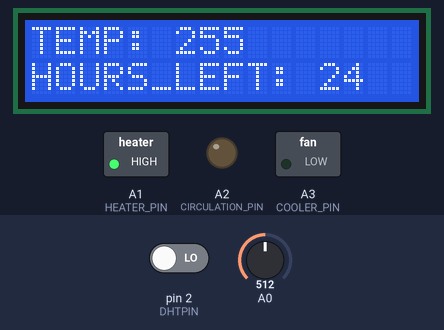
A sketch run on a simulated Arduino Uno, built with avr-gcc and run on an emulated ATmega328P. On the bench: 16×2 character LCD, switched loads named in the sketch (green lamp = pin HIGH), output pins drawn as LEDs (lit = HIGH). Wiring (inferred from the names in the program): DS3231 clock at I2C address 0x68. The inputs (shaded band) are chosen by the test bench; at power-on: A0 = 512, pin 2 (DHTPIN) LOW. The local clock reads 2024-03-15 10:24:30 at power-on unless the sketch sets it; EEPROM starts erased.

Above: at 0.6 s.
At 5.7 s:
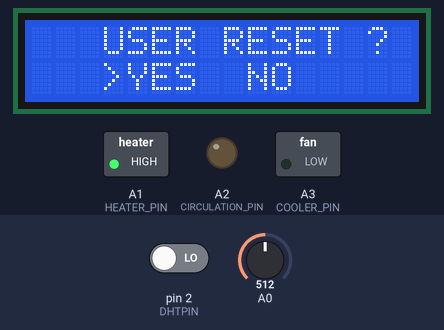
5.8 s: A0 set to 702
7.3 s: A0 set to 729
At 7.77 s:
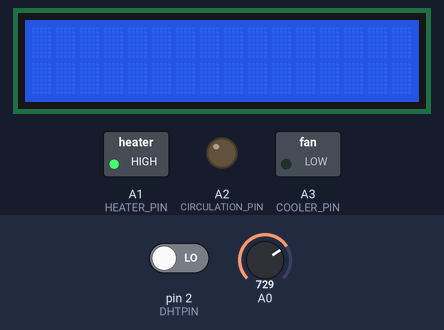
At 8.6 s:
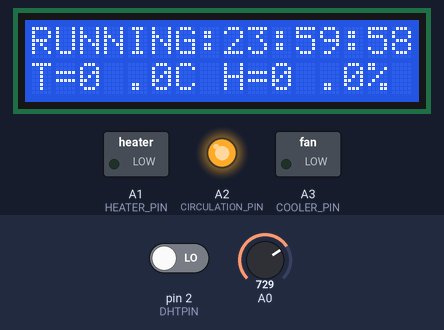
Timing chart, 0 to 10.3 s (numbered marks = the images above; inputs shaded):
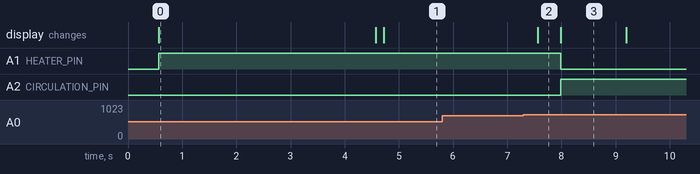

The sketch:

fds_simple.ino
```cpp
/*
Fruit dehydratation system simple version - fds_simple

Grigorije Vesic EE10/2015
Software development started 6.8.2023.
*/


/*Libraries*/

/*2x16 LCD display library*/
#include <LiquidCrystal.h>

/*I2C library*/
#include <Wire.h>

/*WatchDog timer library*/
#include <avr/wdt.h>

/*EEPROM library*/
#include <EEPROM.h>

/*------------------------ MACROS -------------------------*/

#define TEMP_DEFAULT 55
#define HOURS_DEFAULT 24
#define HEAT_RANGE 10
#define HUMI_RANGE 100
#define HUMI_LIMIT 750
/*All temps are multipled by 10 that is why HEAT_RANGE is 10 -> 1C*/
/*All humidities are multipled by 10 that is why HUMI_RANGE is 100 -> 10%*/


#define DHTPIN 2
#define HEATER_PIN A1
#define CIRCULATION_PIN A2
#define COOLER_PIN A3

#define DS3231_I2C_ADDRESS 0x68
#define changeHexToInt(hex) ((((hex)>>4)*10)+((hex)%16))


/*--------------------- GLOBAL VARIABLES -------------------*/

byte target_temp = TEMP_DEFAULT;
byte target_hours = HOURS_DEFAULT;
byte target_feature = 1;
bool start_sig = 0;

byte ds3231_Store[7] = {0};
byte init3231_Store[7]={0x01,0x00,0x00,0x01,0x01,0x01,0x01};//setting time to 00:00:01, day 1, month 1, year 1;

bool heater_permit = 1;
bool cooler_permit = 0;

int temperature = 0;
int humidity = 0;

bool rst_flag = 0;
bool rst_type = 0;

byte recovery_counter = 0;

LiquidCrystal lcd(8,9,4,5,6,7);


//------------------- function declarations -----------------------

void system_idle(byte *);
void system_running(void);

byte button_read(void);

void set_parameters(byte *);
void set_temp(byte *);
void set_hours(byte *);
void set_feature(byte *);
void start_system(byte *);
void idle_print(void);
void dht_read(void);

void DS3231_settime(void);
void DS3231_init(void);
void DS3231_Readtime(void);

byte time_display(void);

void heater_control(int *);
void circulation_control(void);
void back_cooler_control(int *);

void running_temp_print(void);
void running_humi_print(void);


void hours_left_backup(byte *);
void target_temp_backup(void);
void rst_recovery(void);
void rst_recovery_manage(byte *);
void rst_print(void);

void clear_backup_data(void);
//------------------------ SETUP FUNCTION -------------------------

void setup() {

  //LIBRARY INITIALIZATION
  Wire.begin();
  lcd.begin(16,2);

  lcd.setCursor(0,0);
  lcd.print("System starting..");
  //DS3231_init();
  delay(500);
  //lcd.clear();

  // put your setup code here, to run once:

  pinMode(HEATER_PIN, OUTPUT);
  digitalWrite(HEATER_PIN, HIGH);//relay module is turned off with HIGH signal


  pinMode(CIRCULATION_PIN, OUTPUT);
  digitalWrite(CIRCULATION_PIN, LOW);//air circulation is turned off

  pinMode(COOLER_PIN, OUTPUT);
  digitalWrite(COOLER_PIN, LOW);//back cooler is turned off

  //watchdog timer functionality
  wdt_disable();

  rst_recovery(); //loading values from rtc backup registers

  delay(3000); //important delay to avoid reboot loop
  wdt_enable(WDTO_8S); //set watchdog timer at 8 seconds


  lcd.clear();
}


//---------WHILE(1)----------

void loop() {
  // put your main code here, to run repeatedly:

  //reading buttons
  byte button = 0;
  button = button_read();


  if(rst_flag == 1){
    if(recovery_counter<100){
      rst_recovery_manage(&button);
      recovery_counter++;
      delay(60); //system will wait for 6 seconds after reset for some action from user, if not it will resume like it was automatic reset
      if(rst_flag == 0) {recovery_counter = 0; goto label;}
    }
    else
    {
      rst_flag = 0;
      recovery_counter = 0;
      start_sig = 1; //system starts automatically after 6 seconds, if no user actions
      DS3231_init();//initializing time to start from zero
    }
  }


  if(rst_flag == 0)
  {
    //SYSTEM OPERATING IN REGARD START/STOP
    if(start_sig == 1)
    {
      //SYSTEM RUNNING
      system_running();
    }
    else
    {
      //SYSTEM IDLING
      system_idle(&button);
    }
  }
  //important label if user chooses user reset to prevent system from starting in system_idle function with default values
  label:

  /***********WATCHDOG TIMER RESET*********/
  wdt_reset();

}


//--------------------- SYSTEM OPERATING FUNCTIONS -----------------------

//system running
void system_running(void)
{
    dht_read();

    lcd.clear();
    lcd.print("RUNNING:");

    //TEMPERATURE PRINTING
    running_temp_print();

    //HUMIDITY PRINTING
    running_humi_print();


    //HEATER CONTROL FUNCTION
    heater_control(&temperature);

    //CIRCULATION FAN CONTROL FUNCTION
    circulation_control();

    //BACK-COOLER CONTROL FUNCTION
    back_cooler_control(&humidity);

    //TIME DISPLAYING FUNCTION
    byte hours = time_display();
    if(hours == 0) start_sig = 0;

    hours_left_backup(&hours);//save remaining hours to rtc register at every iteration

    delay(1000);
}


//system idling
void system_idle(byte *btn)
{
  byte tmp_btn = *btn;
  lcd.setCursor(0,0);


  heater_control(&temperature);
  circulation_control();
  back_cooler_control(&humidity);

  set_parameters(&tmp_btn);

  idle_print();

  start_system(&tmp_btn);

  if(tmp_btn!=0) lcd.clear();

}


//------------------------ SYSTEM FUNCTIONS -------------------------

void idle_print(void)
{
//SYSTEM IDLING
  lcd.setCursor(1,1);
  lcd.print("T[C]=");
  lcd.setCursor(6,1);
  lcd.print(target_temp);

  lcd.setCursor(9,1);
  lcd.print("t[h]=");
  lcd.setCursor(14,1);
  lcd.print(target_hours);

}

void start_system(byte *btn)
{
  byte tmp_btn = *btn;
  if(tmp_btn == 1)
  {
    //start, button = 1 -> SELECT pressed
    start_sig = 1;
    DS3231_init(); //INITIALIZE TIME AS 00:01:01 day 1 when system start working IMPORTANT
    lcd.clear();

    target_temp_backup(); //save determined target temperature to EEPROM, just once before start
  }
}


void set_parameters(byte *btn)
{
  byte tmp_btn = *btn;
  if(tmp_btn != 1){
    //do not start, button != 1 -> SELECT not pressed

        lcd.print("Set parameters:");
        set_feature(&tmp_btn);
        switch(target_feature)
        {
          case 1:{
            set_temp(&tmp_btn);//SETTING OF TEMPERATURE
            lcd.setCursor(0,1);
            lcd.print(">");
            break;
            }
          case 2:{
            set_hours(&tmp_btn);//SETTING OF RUNNING HOURS
            lcd.setCursor(8,1);
            lcd.print(">");
            break;
            }
          default: break;
        }

    }
}


void running_temp_print(void)
{
    //TEMPERATURE PRINTING
    byte t_main = 0;
    byte t_decimal = 0;
    t_main = temperature / 10;
    t_decimal = temperature % 10;

    lcd.setCursor(0,1);
    lcd.print("T=");
    lcd.setCursor(2,1);
    lcd.print(t_main);
    lcd.setCursor(4,1);
    lcd.print(".");
    lcd.setCursor(5,1);
    lcd.print(t_decimal);
    lcd.setCursor(6,1);
    lcd.print("C");
}


void running_humi_print(void)
{
    //HUMIDITY PRINTING
    byte h_main = 0;
    byte h_decimal = 0;
    h_main = humidity / 10;
    h_decimal = humidity % 10;

    lcd.setCursor(8,1);
    lcd.print("H=");
    lcd.setCursor(10,1);
    lcd.print(h_main);
    lcd.setCursor(12,1);
    lcd.print(".");
    lcd.setCursor(13,1);
    lcd.print(h_decimal);
    lcd.setCursor(14,1);
    lcd.print("%");
}


byte time_display(void)
{
    DS3231_Readtime();//current time read and placed into global array

    byte seconds = 0;
    byte minutes = 0;
    byte hours = 0;

    byte hours_print_tmp = 0;

    seconds = abs(ds3231_Store[0] - 59);
    minutes = abs(ds3231_Store[1] - 59);


    switch(ds3231_Store[3])
    {
      //just initialize time at 1 hour from the start???????? no, hours_tmp = hours - 1;
      case 1: {hours = target_hours - ds3231_Store[2]; break;} //eventually subtract 1 from target_hours - ds3231_Store[2], make hours int and STOP working at -1 hours value????
      case 2: {hours = (target_hours - ds3231_Store[2]) - 24; break;}
      case 3: {hours = (target_hours - ds3231_Store[2]) - 48; break;}
      default: {hours = 99; break;} //99 is code for error
    }

    hours_print_tmp = hours - 1;

    lcd.setCursor(8,0);
    lcd.print(hours_print_tmp);
    lcd.setCursor(10,0);
    lcd.print(":");
    lcd.setCursor(11,0);
    lcd.print(minutes);
    lcd.setCursor(13,0);
    lcd.print(":");
    lcd.setCursor(14,0);
    lcd.print(seconds);

    return hours;
}


//back cooler control function
void back_cooler_control(int *humi)
{
  if(start_sig == 1)
  {

  //COOLER_PIN is A3
  int curr_humi = *humi;
  //cooling of backplate works regarding to humidity
  /*cooler system does not work until limit is exceeded, after that it will turn off when humidity value is lower than limit - range
  after which it can only be turned back on again after limit is exceeded*/
  if(curr_humi > (HUMI_LIMIT-HUMI_RANGE) && cooler_permit == 1)
    {
      digitalWrite(COOLER_PIN, HIGH); //set cooler on
    }
    else
    {
      digitalWrite(COOLER_PIN, LOW); //set cooler off
    }

    //HUMI_LIMIT = 750, fixed value 75% humidity, HUMI_RANGE 100 -> 10%
    if(curr_humi >= HUMI_LIMIT)
          cooler_permit = 1; //up range exceeded, permit turning on
    if(curr_humi <= (HUMI_LIMIT-HUMI_RANGE) && cooler_permit == 1)
          cooler_permit = 0; //down range exceeded, turn off cooler

  }
  else
  {
    digitalWrite(COOLER_PIN, LOW); //set cooler off
  }

}


//circulation control function
void circulation_control(void)
{
  //circulation pin is A2
  if(start_sig == 1)
  {
    digitalWrite(CIRCULATION_PIN, HIGH);
  }
  else
  {
    digitalWrite(CIRCULATION_PIN, LOW);
  }
}


//heater control function
void heater_control(int *temp)
{

  if(start_sig == 1){
    //HEATER_PIN is A1
    int tmp_temp = *temp;
    int temp_limit = target_temp*10;
      //bool heater_permit;//should be global variable? initially set on 0
      if(tmp_temp < (temp_limit+HEAT_RANGE) && heater_permit == 1)
      {
        digitalWrite(HEATER_PIN, LOW); //set heater on
        //relay module turns relay ON for LOW signal
      }
      else
      {
        digitalWrite(HEATER_PIN, HIGH); //set heater off
        //relay module turns relay OFF for HIGH signal
      }

    if(tmp_temp >= (temp_limit+HEAT_RANGE) && heater_permit == 1)
          heater_permit = 0; //up range exceeded
    if(tmp_temp <= (temp_limit-HEAT_RANGE) && heater_permit == 0)
          heater_permit = 1; //down range exceeded
  }
  else
  {
    digitalWrite(HEATER_PIN, HIGH); //set heater relay off
  }

}


//button read
byte button_read()
{
  int tmp = analogRead(0);
  if(tmp<730) delay(140); //button debouncing 140ms, works for tmp<1023 as well

  if(tmp > 710 && tmp<730) //SELECT
    return 1;
  if(tmp > 470 && tmp<490) //LEFT
    return 2;
  if(tmp > 120 && tmp<140) //UP
    return 3;
  if(tmp > 300 && tmp<320) //DOWN
    return 4;
  if(tmp <5) //RIGHT
    return 5;

  return 0; //none button pressed
}


//-------------------------- PARAMETERS SETTING -------------------------

void set_temp(byte *btn)
{
  byte tmp_btn = *btn;
  switch(tmp_btn)
  {
    case 3: {
      //lcd.print("Pressed: UP");
      if(target_temp == 70) break; //max temp is 70
      target_temp = target_temp + 1;
      break;
      }
    case 4: {
      //lcd.print("Pressed: DOWN");
      if(target_temp == 20) break; //min temp is 20
      target_temp = target_temp - 1;
      break;
      }
    default: {break;}
  }

}

void set_hours(byte *btn){

  byte tmp_btn = *btn;
  switch(tmp_btn)
  {
    case 3: {
      //lcd.print("Pressed: UP");
      if(target_hours == 48) break; //max running hours is 48
      target_hours = target_hours + 1;
      break;
      }
    case 4: {
      //lcd.print("Pressed: DOWN");
      if(target_hours == 6) break; //min running hours is 6
      target_hours = target_hours - 1;
      break;
      }
    default: {break;}
  }
}

void set_feature(byte *btn)
{
  byte tmp_btn = *btn;
  switch(tmp_btn)
  {
    case 2: {
      target_feature = 1;
      //lcd.print("Pressed: LEFT");
      break;
      }
    case 5: {
      target_feature = 2;
      //lcd.print("Pressed: RIGHT");
      break;
      }
    default: {break;}
  }
}


//------------------------------- DHT22 ----------------------------------------------

void dht_read(void)
{

    int data[100];
    int counter = 0;
    int laststate = HIGH;
    int j=0;

    pinMode(DHTPIN, OUTPUT);

    //waking up sensor
    digitalWrite(DHTPIN, HIGH);
    delay(50);
    digitalWrite(DHTPIN, LOW);//host sending start signal
    delay(10);//1-10ms

    pinMode(DHTPIN, INPUT);

    data[0] = data[1] = data[2] = data[3] = data[4] = 0;

    //wait for pin to drop
    while(digitalRead(DHTPIN) == 1){
      delayMicroseconds(1); //waiting for around 20-40uS
      //usleep(1);
    }

    //read data
    //80us LOW as response, and 80us HIGH for preparation to send data
    //first pulse is 50uS LOW, after 26-28us HIGH for 0, and 70us HIGH for 1
    //laststate is initially set on HIGH

    for (int i=0; i<100; i++){
      counter = 0;
        while(digitalRead(DHTPIN) == laststate){
          counter++;
          delayMicroseconds(1);
          if(counter == 100) break;
        }

      laststate = digitalRead(DHTPIN);
      if(counter == 100) break;

      if((i>3) && (i%2 == 0)){
        data[j/8] <<= 1; //shifting left by one place and inserting 0
          if(counter > 10) //if reading all zeros, reduce number to compare
          data[j/8] |= 1; //if counter is >10 -> pulse>28us and read value is 1
        j++;
      }
    }


    int h = 0;
    int t = 0;
    if ((j >= 39) && (data[4] == ((data[0] + data[1] + data[2] + data[3]) & 0xFF)) ) {
                    //checkig cheksum last 8 bits
      h = data[0] * 256 + data[1];
      t = (data[2] & 0x7F)* 256 + data[3]; //first bit of 8 temp bits is temperature sign +/-

      if (data[2] & 0x80)  t *= -1; //first bit value 1 means negative temperature
  }

    //placing temperature and humidity value into global variables
    humidity = h;
    temperature = t;

}


//-------------------------------------- RTC -----------------------------------------

void DS3231_settime(void)
{

    Wire.beginTransmission(DS3231_I2C_ADDRESS);
    Wire.write(0); // set next input to start at the SECONDS register (register 0)
    for(int i=0; i<=6; i++){
        Wire.write(ds3231_Store[i]);
    }
    Wire.endTransmission();
}

void DS3231_init(void)
{

    for(int i=0; i<=6; i++)
        ds3231_Store[i]=init3231_Store[i];

    DS3231_settime();
}

void DS3231_Readtime(void)
{

    Wire.beginTransmission(DS3231_I2C_ADDRESS);
    Wire.write(0);
    Wire.endTransmission();
    Wire.requestFrom(DS3231_I2C_ADDRESS, 7);

    ds3231_Store[0] = Wire.read() & 0x7f; //sec
    ds3231_Store[1] = Wire.read() & 0x7f; //min
    ds3231_Store[2] = Wire.read() & 0x3f; //hour

    ds3231_Store[3] = Wire.read() & 0x07; //day
    ds3231_Store[4] = Wire.read() & 0x3f; //date
    ds3231_Store[5] = Wire.read() & 0x1f; //month
    ds3231_Store[6] = Wire.read() & 0xff; //year

    for(int i=0; i<=6; i++){
        ds3231_Store[i] = changeHexToInt(ds3231_Store[i]);
    }
}


/************************** BACKUP AND RECOVERY FUNCTIONS ********************************/


void target_temp_backup(void)
{
    //DETERMINED TARGET TEMPERATURE TO BE SAVED TO EEPROM
    EEPROM.update(0, target_temp); //POSSIBLY BETTER TO USE EEPROM.update FUNCTION
    delay(10);//EEPROM takes 3.3ms to write into so i give him 10ms for any case
}


void hours_left_backup(byte *hrs)
{
    byte hours_left = *hrs;

    byte hours_div =  0;
    byte hours_mod = 0;
    hours_div = hours_left/10;
    hours_mod = hours_left%10;

    hours_left = 0;
    hours_left = ((hours_div << 4) | hours_mod);

    Wire.beginTransmission(DS3231_I2C_ADDRESS);
    Wire.write(0x06); //set adress for first write
    Wire.write(hours_left); //saving remaining hours to YEAR register

    Wire.endTransmission();
}


//recovery function needs to be called after wdt_disable and before wdt_enable
void rst_recovery(void)
{

    byte temp_backup = 0;
    temp_backup = EEPROM.read(0);

    byte hours_backup_tens = 0;
    byte hours_backup_ones = 0;

    //we need to read backup register
    Wire.beginTransmission(DS3231_I2C_ADDRESS);
    Wire.write(0x06);
    Wire.endTransmission();
    Wire.requestFrom(DS3231_I2C_ADDRESS, 1);//reading only 1 register, YEAR register

    byte hours_left = 0;
    hours_left = Wire.read(); //all hours left

    hours_backup_tens = (hours_left & 0xf0) >> 4;  //taking higher 4 bits
    hours_backup_ones = hours_left & 0x0f;         //taking lower 4 bits

    hours_backup_tens = changeHexToInt(hours_backup_tens);
    hours_backup_ones = changeHexToInt(hours_backup_ones);

    byte hours_backup = hours_backup_tens*10 + hours_backup_ones;//calculating remaining hours

    if(hours_backup >= 1)
    {
      target_temp  = temp_backup;
      target_hours = hours_backup;
      rst_flag = 1;
    }
    lcd.clear();
    lcd.print("TEMP:");
    lcd.setCursor(6,0);
    lcd.print(temp_backup);
    lcd.setCursor(0,1);
    lcd.print("HOURS_LEFT:");
    lcd.setCursor(12,1);
    lcd.print(hours_backup);
    delay(1000);
}


void rst_print(void)
{
  //lcd.clear();
  lcd.setCursor(3,0);
  lcd.print("USER RESET ?");
  lcd.setCursor(4,1);
  lcd.print("YES");
  lcd.setCursor(9,1);
  lcd.print("NO");

  if(rst_type == 0)
  {
      lcd.setCursor(3,1);
      lcd.print(">");
  }

  if(rst_type == 1)
  {
      lcd.setCursor(8,1);
      lcd.print(">");
  }

}


void rst_recovery_manage(byte *btn)
{
      byte tmp_btn = *btn;

      //CHOOSING RESET TYPE
      if(tmp_btn != 1)
      {
        switch(tmp_btn)
        {
          case 2: {
            rst_type = 0;
            lcd.clear();
            //lcd.print("Pressed: LEFT");
            break;
          }
          case 5: {
            rst_type = 1;
            lcd.clear();
            //lcd.print("Pressed: RIGHT");
            break;
          }
          default: {break;}
        }
      }

      //PRINTING RESET SCREEN
      rst_print();

      //EXITING RESET SCREEN IF SELECT PRESSED IN ORDER OF TYPE OF RESET
      if(tmp_btn == 1)//select pressed
      {
        lcd.clear();
        if(rst_type == 0) //MANUAL RESET LOAD DEFAULT VALUES AND GO TO IDLE STATE
        {
          rst_flag = 0;
          target_temp = TEMP_DEFAULT;
          target_hours = HOURS_DEFAULT;
          start_sig = 0;
          clear_backup_data();
        }

        if(rst_type == 1) //AUTOMATIC RESET LOAD BACKUP VALUES AND GO TO RUNNING STATE
        {
          rst_flag = 0;
          //target_temp and target_hours BACKUP VALUES ARE ALREADY LOADED IN SETUP() -> reset_recovery() function
          start_sig = 1;
          //initialize time from to start at zero
          DS3231_init();
        }
        //actions declared above are taken when select button is pressed
      }

}

void clear_backup_data(void)
{
  //no need for resetting target temp as it is not use in if clause, and to save cycles of EEPROM as much as possible
    Wire.beginTransmission(DS3231_I2C_ADDRESS);
    Wire.write(0x06); //set adress for first write

    Wire.write(0x00); //clearing remaining hours in YEAR register

    Wire.endTransmission();

}
```

Measured:
- the behaviour switches between 710 and 711 on A0 (found by bisection; images 1 and 2)
- after the input at 5.8 s, every drawn part: stays the same
- after the input at 7.3 s, A1 (HEATER_PIN): HIGH → LOW after 0.69 s; A2 (CIRCULATION_PIN): LOW → HIGH after 0.69 s; the display: changes after 0.26 s (image 2)
- what the display in image 0 shows lasts 4.0 s, from 0.6 s to 4.6 s
- what the display in image 2 shows lasts 0.4 s, from 7.6 s to 8.0 s
